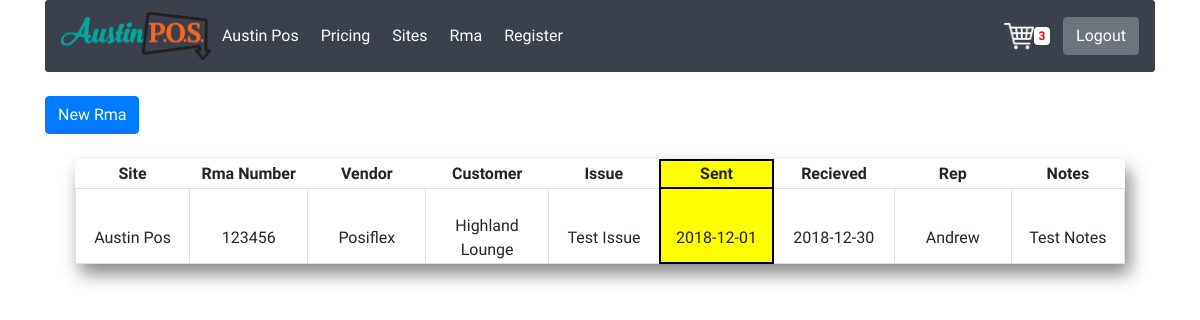
Page /rma (signed in) on the committed database.
### austinpos/models.py (models this page shows, shortened)
class User(db.Model, UserMixin):
    id = db.Column(db.Integer, primary_key=True)
    site = db.Column(db.String())
    username = db.Column(db.String(20), unique=True, nullable=False)
    email = db.Column(db.String(100), unique=True, nullable=False)
    password = db.Column(db.String(60), nullable=False)
    adminstatus = db.Column(db.Boolean)
    sitelink = db.Column(db.Integer, db.ForeignKey('sites.id'))

class Rma(db.Model):
    id = db.Column(db.Integer, primary_key=True)
    site = db.Column(db.String(60), nullable=False)
    rmanumber = db.Column(db.String(50), unique=True, nullable=False)
    Vendor = db.Column(db.String(50), nullable=False)
    Customer = db.Column(db.String(100), nullable = False)
    Issue = db.Column(db.Text())
    Date_Sent = db.Column(db.String(50), nullable=False)
    Date_Received = db.Column(db.String(50))
    Rep = db.Column(db.String(50))
    Notes = db.Column(db.Text())

### austinpos/routes.py (the view)
@app.route('/rma', methods=['GET', 'POST'])
@login_required
def rma():
    rmas = Rma.query.all()
    return render_template('rma.html', name = 'rma', info=rmas)

### austinpos/models.py (called while the page is built)
@login_manager.user_loader
def load_user(user_id):
    return User.query.get(int(user_id))

### austinpos/routes.py (called while the page is built)
@app.context_processor
def inject_badge_length():
    badge_length = 3
    return {'BADGE_LENGTH' : badge_length}

### austinpos/templates/rma.html (shortened to what this page needs)
{% extends 'base.html' %}
{%block border%} style="padding-bottom:50px;" {%endblock%}
{% block content %}
<form class="" action="{{ url_for('createrma') }}">
  <button class="btn btn-primary" type="submit" name="button">New Rma</button>
</form>
<div class="container" >
  <div class="col-sm-12" style="padding-bottom:50px;padding-bottom:50px;">
    <table class='rma' style="border-top-left-radius:5px; border-top-right-radius:5px; box-shadow: 5px 10px 18px #888888 !important;">
      <thead>
        <th>Site</th>
        <th>Rma Number</th>
        <th>Vendor</th>
        <th>Customer</th>
        <th>Issue</th>
        <th style="background-color:yellow; border: solid black 2px !important;">Sent</th>
        <th>Recieved</th>
        <th>Rep</th>
        <th>Notes</th>
      </thead>
      {% for data in info %}
        <tr class="siterma">
          <td class='border'style='width:150px;'>{{data.site}}</td>
          <td class='border'style='width:150px;'>{{data.rmanumber}}</td>
          <td class='border'style='width:150px;'>{{data.Vendor}}</td>
          <td class='border'style='width:150px;'>{{data.Customer}}</td>
          <td class='border'style='width:150px;'>{{data.Issue}}</td>
          <td class='border' style='background-color:yellow; border:solid black 2px !important; width:150px;'>{{data.Date_Sent}}</td>
          <td class='border'style='width:150px;'>{{data.Date_Received}}</td>
          <td class='border'style='width:150px;'>{{data.Rep}}</td>
          <td class='border'style='width:150px;'>{{data.Notes}}</td>
        </tr>
      {% endfor %}
    </table>
  </div>
</div>
{% endblock content %}

### austinpos/templates/base.html (shortened to what this page needs)
<!DOCTYPE html>
<html lang="en">
  <head>
    <link rel="stylesheet" href="https://stackpath.bootstrapcdn.com/bootstrap/4.1.3/css/bootstrap.min.css">
    <link rel="stylesheet" href="{{url_for('static', filename='base.css')}}">
  </head>
  <body {%block border%} {%endblock%}>
    <div class="container">
      {% if current_user.adminstatus == 1 %}
        <nav class="navbar navbar-expand-lg navbar-light" style="background-color:#3a414c;">
          <a class="navbar-left" href="#"><img src="{{url_for('static',filename = 'images/Austin_POS_Logo.png')}}" alt="apos_logo" style="width: 150px"></a>
          <div class="collapse navbar-collapse" id="navbarSupportedContent" {%block tabby%}{%endblock tabby%}>
            <ul class="navbar-nav mr-auto">
              {% if current_user.is_authenticated %}
                <li class='nav-item'>
                  <a class="nav-link"href="{{url_for('dash')}}">{{ current_user.site }}</a>
                </li>
              {% endif %}
              <li class="nav-item">
                <a class="nav-link"href="{{ url_for('pricing')}}">Pricing</a>
              </li>
              <li class="nav-item">
                <a class="nav-link"href="{{ url_for('sites') }}">Sites</a>
              </li>
              <li class="nav-item">
                <a class="nav-link" href="{{ url_for('rma')}}">Rma</a>
              </li>
              <li class="nav-item">
                <a class="nav-link" href="{{ url_for('register') }}">Register</a>
              </li>
            </ul>
              <a class = "carty-btn" href="#"><img src="{{url_for('static',filename = 'images/carty.png')}}"alt="cart_logo" style="width: 30px"><strong><span style="color:Red; background-color:white;"class='badge' id='cartbadge'>{{ BADGE_LENGTH }}</span></strong></a>
              <button class="btn btn-secondary my-2 my-sm-0" type="submit"><a style="color:white;" href="{{url_for('logout')}}">Logout</a></button>
          </div>
        </nav>
      {% endif %}
    </div>
    <div class="container">
      <br>
      {% block content %}{% endblock content %}
    </div>
  </body>
</html>

### austinpos/static/base.css (style rules this page uses)
html, body { font-family: 'Catamaran', sans-serif; font-weight: 500; }
.nav-link { color: white !important; margin: 3px; }
.rma { margin-top: 25px; }
.rma th { text-align: center; }
.rma td { text-align: center; }
.border { padding-top: 25px; }
.navbar { border-radius: 3px; }
.carty-btn { margin: 13px; }

### rows in the picture
User: site "Austin Pos"
Rma: site "Austin Pos", rmanumber "123456", Vendor "Posiflex", Customer "Highland Lounge", Issue "Test Issue", Date_Sent "2018-12-01", Date_Received "2018-12-30", Rep "Andrew", Notes "Test Notes"

### other values in the picture
{{ BADGE_LENGTH }} "3"
